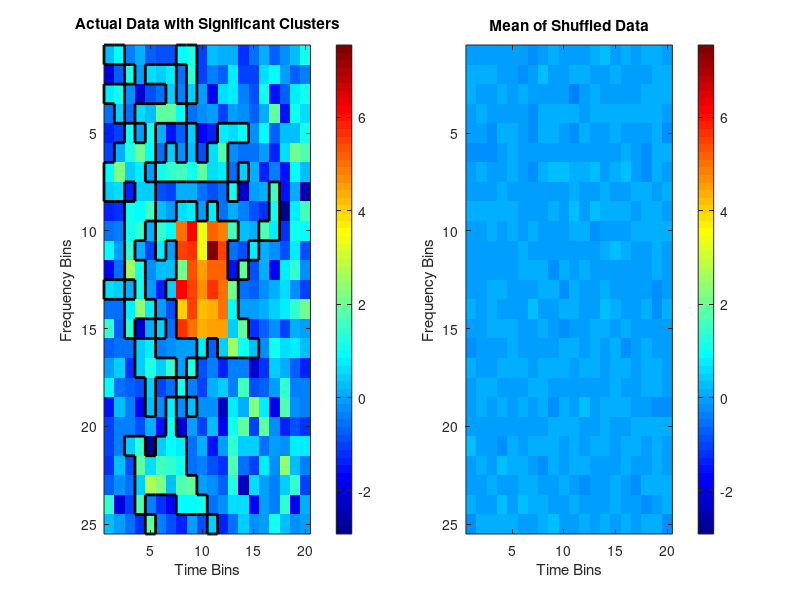

The MATLAB script that drew this image:
function testsim_cluster_perm_vs_shuffled

% Simulation Parameters
time_bins = 25;
freq_bins = 20;
n_permutations = 100;  % Number of permutations
threshold = 2.58;  % More stringent threshold (z-score equivalent to p < 0.01)

noise_level = 1;
signal_level = 5;

% Step 1: Simulate Actual Data with a Cluster of High Power
actual_data = noise_level*randn(time_bins, freq_bins);  % Background noise
actual_data(10:15, 8:12) = actual_data(10:15, 8:12) + signal_level;  % Add "signal" cluster

% Step 2: Simulate Shuffled Data (random noise)
shuffled_data = noise_level*randn(n_permutations, time_bins, freq_bins);

% Step 3: Compute t-statistics for actual data vs. shuffled data mean
shuffled_mean = mean(shuffled_data, 1);  % Mean over permutations
shuffled_std = std(shuffled_data, 0, 1); % Standard deviation over permutations

% Ensure the dimensions of shuffled_mean and shuffled_std are (time_bins, freq_bins)
shuffled_mean = squeeze(shuffled_mean);
shuffled_std = squeeze(shuffled_std);

% Calculate t-values for each time-frequency bin
t_values = (actual_data - shuffled_mean) ./ (shuffled_std / sqrt(n_permutations));

% Step 4: Identify clusters in the actual data
actual_clusters = bwlabel(t_values > threshold);  % Binary label of clusters
n_actual_clusters = max(actual_clusters(:));

% Step 5: Calculate actual cluster statistics (sum of t-values within each cluster)
actual_cluster_stats = zeros(n_actual_clusters, 1);
for c = 1:n_actual_clusters
    actual_cluster_stats(c) = sum(t_values(actual_clusters == c));
end

% Step 6: Permutation testing
null_distribution = zeros(n_permutations, 1);
for perm = 1:n_permutations
    % Compute t-values for this permutation
    perm_data = squeeze(shuffled_data(perm, :, :));
    perm_t_values = (perm_data - shuffled_mean) ./ (shuffled_std / sqrt(n_permutations));
    
    % Identify clusters in permutation data
    perm_clusters = bwlabel(perm_t_values > threshold);
    n_perm_clusters = max(perm_clusters(:));
    
    % Compute maximum cluster statistic for this permutation
    max_perm_cluster_stat = 0;
    for c = 1:n_perm_clusters
        cluster_stat = sum(perm_t_values(perm_clusters == c));
        if cluster_stat > max_perm_cluster_stat
            max_perm_cluster_stat = cluster_stat;
        end
    end
    null_distribution(perm) = max_perm_cluster_stat;
end

% Step 7: Calculate p-values for actual clusters
p_values = zeros(n_actual_clusters, 1);
for c = 1:n_actual_clusters
    p_values(c) = mean(null_distribution >= actual_cluster_stats(c));
end

% Step 8: Identify significant clusters (e.g., p < 0.05)
significant_clusters = ismember(actual_clusters, find(p_values < 0.05));

% Determine color limits based on data range in both actual and shuffled mean data
color_limits = [min(min(actual_data(:)), min(shuffled_mean(:))), ...
    max(max(actual_data(:)), max(shuffled_mean(:)))];

% Visualization: Plot actual_data with outline around significant clusters
figure;
subplot(1, 2, 1);  % Create a 1x2 subplot layout
h = imagesc(1:freq_bins, 1:time_bins, actual_data);  % Plot actual data
colormap(jet);
colorbar;
caxis(color_limits);  % Set color scale to be the same for both plots
hold on;

% % Overlay significant clusters as an outline
% for c = significant_clusters'
%     [rows, cols] = find(actual_clusters == c);
%     k = convhull(cols, rows);  % Find convex hull for the cluster points
%     plot(cols(k), rows(k), 'k-', 'LineWidth', 2);  % Outline significant clusters
% end


% Apply 50% transparency to nonsignificant bins by setting their color to a pale shade
alpha_data = 0.5 * ones(size(actual_data));  % Initialize all bins with 50% transparency
alpha_data(significant_clusters) = 1;        % Keep significant clusters opaque
set(h, 'AlphaData', alpha_data);

% % Overlay white edges on significant bins
% [signif_y, signif_x] = find(significant_clusters);
% for k = 1:length(signif_x)
%     rectangle('Position', [signif_x(k)-0.5, signif_y(k)-0.5, 1, 1], ...
%               'EdgeColor', 'w', 'LineWidth', 1.5);
% end

plotRegionBoundaries(alpha_data==1);


title('Actual Data with Significant Clusters');
xlabel('Time Bins');
ylabel('Frequency Bins');

% Plot mean of shuffled data
subplot(1, 2, 2);
imagesc(1:freq_bins, 1:time_bins, shuffled_mean);  % Plot mean of shuffled data
colormap(jet);
colorbar;
caxis(color_limits);  % Use the same color scale
title('Mean of Shuffled Data');
xlabel('Time Bins');
ylabel('Frequency Bins');


function plotRegionBoundaries(matrix)
% Get matrix dimensions
[rows, cols] = size(matrix);

% Create figure and display binary matrix
% figure;
% imagesc(matrix);
% colormap([1 1 1; 0 0 1]); % White background, blue regions
% axis equal tight;
hold on;

% Create extended matrix with padding to help detect edges
padded = zeros(rows+2, cols+2);
padded(2:end-1, 2:end-1) = matrix;

% Initialize arrays to store line segments
x = [];
y = [];

% Scan for horizontal edges
for i = 1:rows
    for j = 1:cols
        if matrix(i,j) == 1
            % Check top edge
            if i == 1 || matrix(i-1,j) == 0
                x = [x, j-0.5, j+0.5, NaN];
                y = [y, i-0.5, i-0.5, NaN];
            end
            % Check bottom edge
            if i == rows || matrix(i+1,j) == 0
                x = [x, j-0.5, j+0.5, NaN];
                y = [y, i+0.5, i+0.5, NaN];
            end
        end
    end
end

% Scan for vertical edges
for j = 1:cols
    for i = 1:rows
        if matrix(i,j) == 1
            % Check left edge
            if j == 1 || matrix(i,j-1) == 0
                x = [x, j-0.5, j-0.5, NaN];
                y = [y, i-0.5, i+0.5, NaN];
            end
            % Check right edge
            if j == cols || matrix(i,j+1) == 0
                x = [x, j+0.5, j+0.5, NaN];
                y = [y, i-0.5, i+0.5, NaN];
            end
        end
    end
end

% Plot all edges at once
plot(x, y, 'k', 'LineWidth', 2);

% Add title and adjust appearance
title('Binary Regions with Boundaries');
grid off;


